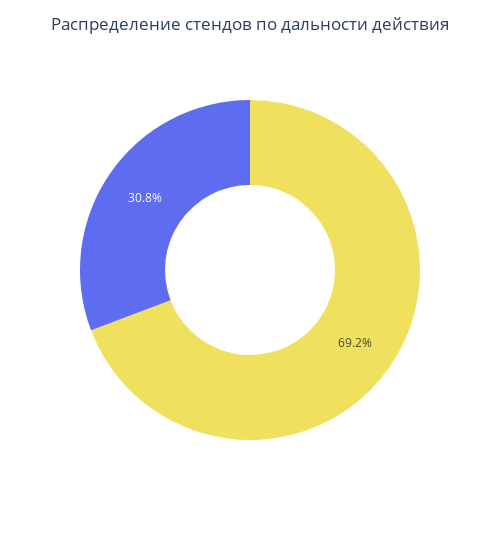

The notebook cell this image was saved under:
### Markdown cell above
Теперь посмотрим на общее распределение стендов по дальности при помощи круговой диаграммы, поступим аналогично, как и для силы и скорости: 3 и больше -- стенды дальнего действия, меньше -- близкого

### Code cell
def assign_range_stands(row):
    if row['Дальность'] == 'infinite' or row['Дальность'] >= 3:
        row['range'] = 'Стенд дальнего действия'
    else:
        row['range'] = 'Стенд ближнего боя'
    return row['range']

begin_dataset['range'] = begin_dataset.apply(assign_range_stands, axis = 1)


pivot_table_range = begin_dataset.value_counts('range').reset_index().rename(columns={'count': 'Количество'})

display(pivot_table_range)

pie_chart_range = px.pie(pivot_table_range, names='range', values='Количество', width = 500, hole = 0.5, color_discrete_sequence=['#efe05e', '#5e6cef'])

pie_chart_range.update_layout(
    title = {'text': 'Распределение стендов по дальности действия', 'x': 0.5},
    showlegend = False)

pie_chart_range.show()

### Figure 1 — Plotly figure (JSON) as saved in the notebook; plotly's stock layout.template omitted (floating-point values rounded to 4 significant figures)
{"data": [{"domain": {"x": [0, 1], "y": [0, 1]}, "hole": 0.5, "hovertemplate": "range=%{label}<br>Количество=%{value}<extra></extra>", "labels": ["Стенд дальнего действия", "Стенд ближнего боя"], "legendgroup": "", "name": "", "showlegend": true, "type": "pie", "values": [108, 48]}], "layout": {"legend": {"tracegroupgap": 0}, "margin": {"t": 60}, "piecolorway": ["#efe05e", "#5e6cef"], "showlegend": false, "title": {"text": "Распределение стендов по дальности действия", "x": 0.5}, "width": 500}}
